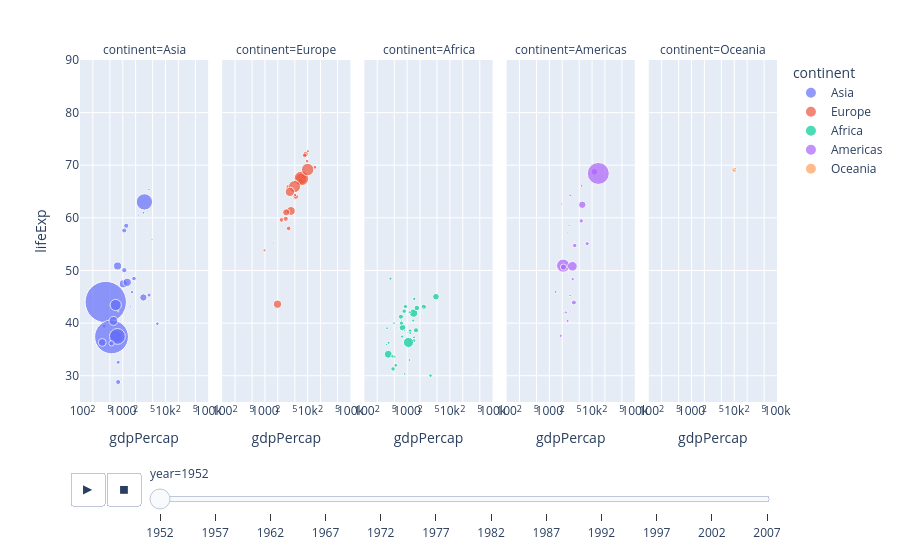

Source (notebook cell):
### Code cell
import plotly.express as px

df = px.data.gapminder()

fig = px.scatter(
    df,
    x="gdpPercap",
    y="lifeExp",
    size="pop",
    color="continent",
    hover_name="country",
    animation_frame="year",
    facet_col="continent",
    log_x=True,
    size_max=45,
    range_x=[100, 100000],
    range_y=[25, 90]
)

fig.show()

### Figure 1 — Plotly figure (JSON) as saved in the notebook; plotly's stock layout.template omitted (floating-point values rounded to 4 significant figures)
{"data": [{"hovertemplate": "<b>%{hovertext}</b><br><br>continent=Asia<br>year=1952<br>gdpPercap=%{x}<br>lifeExp=%{y}<br>pop=%{marker.size}<extra></extra>", "hovertext": ["Afghanistan", "Bahrain", "Bangladesh", "Cambodia", "China", "Hong Kong, China", "India", "Indonesia", "Iran", "Iraq", "Israel", "Japan", "Jordan", "Korea, Dem. Rep.", "Korea, Rep.", "Kuwait", "Lebanon", "Malaysia", "Mongolia", "Myanmar", "Nepal", "Oman", "Pakistan", "Philippines", "Saudi Arabia", "Singapore", "Sri Lanka", "Syria", "Taiwan", "Thailand", "Vietnam", "West Bank and Gaza", "Yemen, Rep."], "legendgroup": "Asia", "marker": {"color": "#636efa", "size": [8425333, 120447, 46886859, 4693836, 556263527, 2125900, 372000000, 82052000, 17272000, 5441766, 1620914, 86459025, 607914, 8865488, 20947571, 160000, 1439529, 6748378, 800663, 20092996, 9182536, 507833, 41346560, 22438691, 4005677, 1127000, 7982342, 3661549, 8550362, 21289402, 26246839, 1030585, 4963829], "sizemode": "area", "sizeref": 651200.0, "symbol": "circle"}, "mode": "markers", "name": "Asia", "orientation": "v", "showlegend": true, "type": "scatter", "x": [779.4, 9867.0, 684.2, 368.5, 400.4, 3054.0, 546.6, 749.7, 3035.0, 4130.0, 4087.0, 3217.0, 1547.0, 1088.0, 1031.0, 108400.0, 4835.0, 1831.0, 786.6, 331.0, 545.9, 1828.0, 684.6, 1273.0, 6460.0, 2315.0, 1084.0, 1643.0, 1207.0, 757.8, 605.1, 1516.0, 781.7], "xaxis": "x", "y": [28.8, 50.94, 37.48, 39.42, 44.0, 60.96, 37.37, 37.47, 44.87, 45.32, 65.39, 63.03, 43.16, 50.06, 47.45, 55.56, 55.93, 48.46, 42.24, 36.32, 36.16, 37.58, 43.44, 47.75, 39.88, 60.4, 57.59, 45.88, 58.5, 50.85, 40.41, 43.16, 32.55], "yaxis": "y"}, {"hovertemplate": "<b>%{hovertext}</b><br><br>continent=Europe<br>year=1952<br>gdpPercap=%{x}<br>lifeExp=%{y}<br>pop=%{marker.size}<extra></extra>", "hovertext": ["Albania", "Austria", "Belgium", "Bosnia and Herzegovina", "Bulgaria", "Croatia", "Czech Republic", "Denmark", "Finland", "France", "Germany", "Greece", "Hungary", "Iceland", "Ireland", "Italy", "Montenegro", "Netherlands", "Norway", "Poland", "Portugal", "Romania", "Serbia", "Slovak Republic", "Slovenia", "Spain", "Sweden", "Switzerland", "Turkey", "United Kingdom"], "legendgroup": "Europe", "marker": {"color": "#EF553B", "size": [1282697, 6927772, 8730405, 2791000, 7274900, 3882229, 9125183, 4334000, 4090500, 42459667, 69145952, 7733250, 9504000, 147962, 2952156, 47666000, 413834, 10381988, 3327728, 25730551, 8526050, 16630000, 6860147, 3558137, 1489518, 28549870, 7124673, 4815000, 22235677, 50430000], "sizemode": "area", "sizeref": 651200.0, "symbol": "circle"}, "mode": "markers", "name": "Europe", "orientation": "v", "showlegend": true, "type": "scatter", "x": [1601.0, 6137.0, 8343.0, 973.5, 2444.0, 3119.0, 6876.0, 9692.0, 6425.0, 7030.0, 7144.0, 3531.0, 5264.0, 7268.0, 5210.0, 4931.0, 2648.0, 8942.0, 10100.0, 4029.0, 3068.0, 3145.0, 3581.0, 5075.0, 4215.0, 3834.0, 8528.0, 14730.0, 1969.0, 9980.0], "xaxis": "x2", "y": [55.23, 66.8, 68.0, 53.82, 59.6, 61.21, 66.87, 70.78, 66.55, 67.41, 67.5, 65.86, 64.03, 72.49, 66.91, 65.94, 59.16, 72.13, 72.67, 61.31, 59.82, 61.05, 58.0, 64.36, 65.57, 64.94, 71.86, 69.62, 43.59, 69.18], "yaxis": "y2"}, {"hovertemplate": "<b>%{hovertext}</b><br><br>continent=Africa<br>year=1952<br>gdpPercap=%{x}<br>lifeExp=%{y}<br>pop=%{marker.size}<extra></extra>", "hovertext": ["Algeria", "Angola", "Benin", "Botswana", "Burkina Faso", "Burundi", "Cameroon", "Central African Republic", "Chad", "Comoros", "Congo, Dem. Rep.", "Congo, Rep.", "Cote d'Ivoire", "Djibouti", "Egypt", "Equatorial Guinea", "Eritrea", "Ethiopia", "Gabon", "Gambia", "Ghana", "Guinea", "Guinea-Bissau", "Kenya", "Lesotho", "Liberia", "Libya", "Madagascar", "Malawi", "Mali", "Mauritania", "Mauritius", "Morocco", "Mozambique", "Namibia", "Niger", "Nigeria", "Reunion", "Rwanda", "Sao Tome and Principe", "Senegal", "Sierra Leone", "Somalia", "South Africa", "Sudan", "Swaziland", "Tanzania", "Togo", "Tunisia", "Uganda", "Zambia", "Zimbabwe"], "legendgroup": "Africa", "marker": {"color": "#00cc96", "size": [9279525, 4232095, 1738315, 442308, 4469979, 2445618, 5009067, 1291695, 2682462, 153936, 14100005, 854885, 2977019, 63149, 22223309, 216964, 1438760, 20860941, 420702, 284320, 5581001, 2664249, 580653, 6464046, 748747, 863308, 1019729, 4762912, 2917802, 3838168, 1022556, 516556, 9939217, 6446316, 485831, 3379468, 33119096, 257700, 2534927, 60011, 2755589, 2143249, 2526994, 14264935, 8504667, 290243, 8322925, 1219113, 3647735, 5824797, 2672000, 3080907], "sizemode": "area", "sizeref": 651200.0, "symbol": "circle"}, "mode": "markers", "name": "Africa", "orientation": "v", "showlegend": true, "type": "scatter", "x": [2449.0, 3521.0, 1063.0, 851.2, 543.3, 339.3, 1173.0, 1071.0, 1179.0, 1103.0, 780.5, 2126.0, 1389.0, 2670.0, 1419.0, 375.6, 328.9, 362.1, 4293.0, 485.2, 911.3, 510.2, 299.9, 853.5, 298.8, 575.6, 2388.0, 1443.0, 369.2, 452.3, 743.1, 1968.0, 1688.0, 468.5, 2424.0, 761.9, 1077.0, 2719.0, 493.3, 879.6, 1450.0, 879.8, 1136.0, 4725.0, 1616.0, 1148.0, 716.7, 859.8, 1468.0, 734.8, 1147.0, 406.9], "xaxis": "x3", "y": [43.08, 30.02, 38.22, 47.62, 31.98, 39.03, 38.52, 35.46, 38.09, 40.72, 39.14, 42.11, 40.48, 34.81, 41.89, 34.48, 35.93, 34.08, 37.0, 30.0, 43.15, 33.61, 32.5, 42.27, 42.14, 38.48, 42.72, 36.68, 36.26, 33.69, 40.54, 50.99, 42.87, 31.29, 41.73, 37.44, 36.32, 52.72, 40.0, 46.47, 37.28, 30.33, 32.98, 45.01, 38.63, 41.41, 41.22, 38.6, 44.6, 39.98, 42.04, 48.45], "yaxis": "y3"}, {"hovertemplate": "<b>%{hovertext}</b><br><br>continent=Americas<br>year=1952<br>gdpPercap=%{x}<br>lifeExp=%{y}<br>pop=%{marker.size}<extra></extra>", "hovertext": ["Argentina", "Bolivia", "Brazil", "Canada", "Chile", "Colombia", "Costa Rica", "Cuba", "Dominican Republic", "Ecuador", "El Salvador", "Guatemala", "Haiti", "Honduras", "Jamaica", "Mexico", "Nicaragua", "Panama", "Paraguay", "Peru", "Puerto Rico", "Trinidad and Tobago", "United States", "Uruguay", "Venezuela"], "legendgroup": "Americas", "marker": {"color": "#ab63fa", "size": [17876956, 2883315, 56602560, 14785584, 6377619, 12350771, 926317, 6007797, 2491346, 3548753, 2042865, 3146381, 3201488, 1517453, 1426095, 30144317, 1165790, 940080, 1555876, 8025700, 2227000, 662850, 157553000, 2252965, 5439568], "sizemode": "area", "sizeref": 651200.0, "symbol": "circle"}, "mode": "markers", "name": "Americas", "orientation": "v", "showlegend": true, "type": "scatter", "x": [5911.0, 2677.0, 2109.0, 11370.0, 3940.0, 2144.0, 2627.0, 5587.0, 1398.0, 3522.0, 3048.0, 2428.0, 1840.0, 2195.0, 2899.0, 3478.0, 3112.0, 2480.0, 1952.0, 3759.0, 3082.0, 3023.0, 13990.0, 5717.0, 7690.0], "xaxis": "x4", "y": [62.48, 40.41, 50.92, 68.75, 54.74, 50.64, 57.21, 59.42, 45.93, 48.36, 45.26, 42.02, 37.58, 41.91, 58.53, 50.79, 42.31, 55.19, 62.65, 43.9, 64.28, 59.1, 68.44, 66.07, 55.09], "yaxis": "y4"}, {"hovertemplate": "<b>%{hovertext}</b><br><br>continent=Oceania<br>year=1952<br>gdpPercap=%{x}<br>lifeExp=%{y}<br>pop=%{marker.size}<extra></extra>", "hovertext": ["Australia", "New Zealand"], "legendgroup": "Oceania", "marker": {"color": "#FFA15A", "size": [8691212, 1994794], "sizemode": "area", "sizeref": 651200.0, "symbol": "circle"}, "mode": "markers", "name": "Oceania", "orientation": "v", "showlegend": true, "type": "scatter", "x": [10040.0, 10560.0], "xaxis": "x5", "y": [69.12, 69.39], "yaxis": "y5"}], "layout": {"annotations": [{"font": {}, "showarrow": false, "text": "continent=Asia", "x": 0.092, "xanchor": "center", "xref": "paper", "y": 1, "yanchor": "bottom", "yref": "paper"}, {"font": {}, "showarrow": false, "text": "continent=Europe", "x": 0.296, "xanchor": "center", "xref": "paper", "y": 1, "yanchor": "bottom", "yref": "paper"}, {"font": {}, "showarrow": false, "text": "continent=Africa", "x": 0.5, "xanchor": "center", "xref": "paper", "y": 1, "yanchor": "bottom", "yref": "paper"}, {"font": {}, "showarrow": false, "text": "continent=Americas", "x": 0.704, "xanchor": "center", "xref": "paper", "y": 1, "yanchor": "bottom", "yref": "paper"}, {"font": {}, "showarrow": false, "text": "continent=Oceania", "x": 0.908, "xanchor": "center", "xref": "paper", "y": 1, "yanchor": "bottom", "yref": "paper"}], "legend": {"itemsizing": "constant", "title": {"text": "continent"}, "tracegroupgap": 0}, "margin": {"t": 60}, "sliders": [{"active": 0, "currentvalue": {"prefix": "year="}, "len": 0.9, "pad": {"b": 10, "t": 60}, "steps": [{"args": [["1952"], {"frame": {"duration": 0, "redraw": false}, "fromcurrent": true, "mode": "immediate", "transition": {"duration": 0, "easing": "linear"}}], "label": "1952", "method": "animate"}, {"args": [["1957"], {"frame": {"duration": 0, "redraw": false}, "fromcurrent": true, "mode": "immediate", "transition": {"duration": 0, "easing": "linear"}}], "label": "1957", "method": "animate"}, {"args": [["1962"], {"frame": {"duration": 0, "redraw": false}, "fromcurrent": true, "mode": "immediate", "transition": {"duration": 0, "easing": "linear"}}], "label": "1962", "method": "animate"}, {"args": [["1967"], {"frame": {"duration": 0, "redraw": false}, "fromcurrent": true, "mode": "immediate", "transition": {"duration": 0, "easing": "linear"}}], "label": "1967", "method": "animate"}, {"args": [["1972"], {"frame": {"duration": 0, "redraw": false}, "fromcurrent": true, "mode": "immediate", "transition": {"duration": 0, "easing": "linear"}}], "label": "1972", "method": "animate"}, {"args": [["1977"], {"frame": {"duration": 0, "redraw": false}, "fromcurrent": true, "mode": "immediate", "transition": {"duration": 0, "easing": "linear"}}], "label": "1977", "method": "animate"}, {"args": [["1982"], {"frame": {"duration": 0, "redraw": false}, "fromcurrent": true, "mode": "immediate", "transition": {"duration": 0, "easing": "linear"}}], "label": "1982", "method": "animate"}, {"args": [["1987"], {"frame": {"duration": 0, "redraw": false}, "fromcurrent": true, "mode": "immediate", "transition": {"duration": 0, "easing": "linear"}}], "label": "1987", "method": "animate"}, {"args": [["1992"], {"frame": {"duration": 0, "redraw": false}, "fromcurrent": true, "mode": "immediate", "transition": {"duration": 0, "easing": "linear"}}], "label": "1992", "method": "animate"}, {"args": [["1997"], {"frame": {"duration": 0, "redraw": false}, "fromcurrent": true, "mode": "immediate", "transition": {"duration": 0, "easing": "linear"}}], "label": "1997", "method": "animate"}, {"args": [["2002"], {"frame": {"duration": 0, "redraw": false}, "fromcurrent": true, "mode": "immediate", "transition": {"duration": 0, "easing": "linear"}}], "label": "2002", "method": "animate"}, {"args": [["2007"], {"frame": {"duration": 0, "redraw": false}, "fromcurrent": true, "mode": "immediate", "transition": {"duration": 0, "easing": "linear"}}], "label": "2007", "method": "animate"}], "x": 0.1, "xanchor": "left", "y": 0, "yanchor": "top"}], "updatemenus": [{"buttons": [{"args": [null, {"frame": {"duration": 500, "redraw": false}, "fromcurrent": true, "mode": "immediate", "transition": {"duration": 500, "easing": "linear"}}], "label": "&#9654;", "method": "animate"}, {"args": [[null], {"frame": {"duration": 0, "redraw": false}, "fromcurrent": true, "mode": "immediate", "transition": {"duration": 0, "easing": "linear"}}], "label": "&#9724;", "method": "animate"}], "direction": "left", "pad": {"r": 10, "t": 70}, "showactive": false, "type": "buttons", "x": 0.1, "xanchor": "right", "y": 0, "yanchor": "top"}], "xaxis": {"anchor": "y", "domain": [0, 0.184], "range": [2, 5], "title": {"text": "gdpPercap"}, "type": "log"}, "xaxis2": {"anchor": "y2", "domain": [0.204, 0.388], "matches": "x", "range": [2, 5], "title": {"text": "gdpPercap"}, "type": "log"}, "xaxis3": {"anchor": "y3", "domain": [0.408, 0.592], "matches": "x", "range": [2, 5], "title": {"text": "gdpPercap"}, "type": "log"}, "xaxis4": {"anchor": "y4", "domain": [0.612, 0.796], "matches": "x", "range": [2, 5], "title": {"text": "gdpPercap"}, "type": "log"}, "xaxis5": {"anchor": "y5", "domain": [0.816, 1], "matches": "x", "range": [2, 5], "title": {"text": "gdpPercap"}, "type": "log"}, "yaxis": {"anchor": "x", "domain": [0, 1], "range": [25, 90], "title": {"text": "lifeExp"}}, "yaxis2": {"anchor": "x2", "domain": [0, 1], "matches": "y", "showticklabels": false}, "yaxis3": {"anchor": "x3", "domain": [0, 1], "matches": "y", "showticklabels": false}, "yaxis4": {"anchor": "x4", "domain": [0, 1], "matches": "y", "showticklabels": false}, "yaxis5": {"anchor": "x5", "domain": [0, 1], "matches": "y", "showticklabels": false}}}
